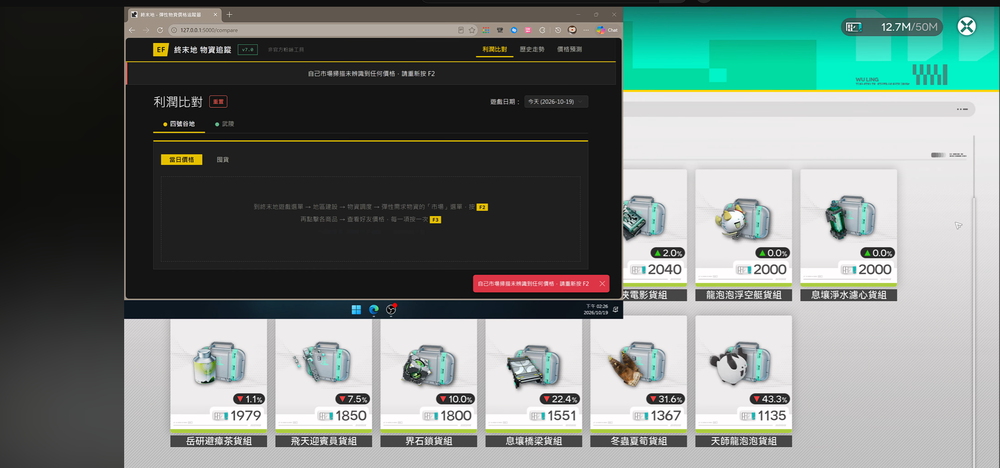
#> input picture 回報問題截圖.png, 1000 x 468 px, shrunk from 2239 x 1047 before the run
$ python -i preprocessor.py   (imports and definitions only)
#> lines starting #> are read from the running program, lines starting #| are printed output that depends on the picture
import cv2
import numpy as np


def preprocess_screenshot(image_path, output_path=None):
    """
    Preprocess a game screenshot for better OCR accuracy.
    Returns the path to the preprocessed image.
    """
#> called with image_path = '../回報問題截圖.png'
    img = cv2.imread(image_path)
#> img is the input picture: shape (468, 1000, 3); mean B, G, R 122.5, 127.1, 116.1
    if img is None:
        raise ValueError(f"Cannot read image: {image_path}")

    # Convert to grayscale
    gray = cv2.cvtColor(img, cv2.COLOR_BGR2GRAY)
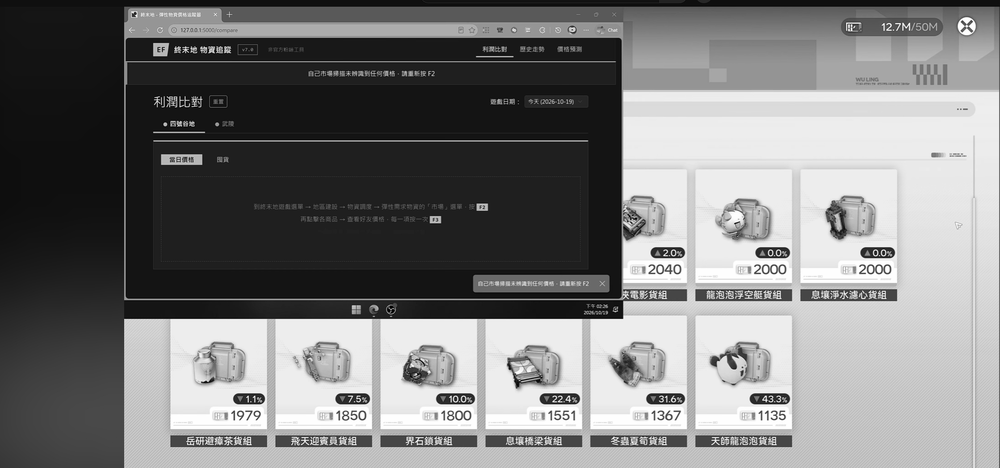
#> gray: shape (468, 1000); min 0, max 255, mean 123.4

    # Apply CLAHE for contrast enhancement
    clahe = cv2.createCLAHE(clipLimit=2.0, tileGridSize=(8, 8))
    enhanced = clahe.apply(gray)
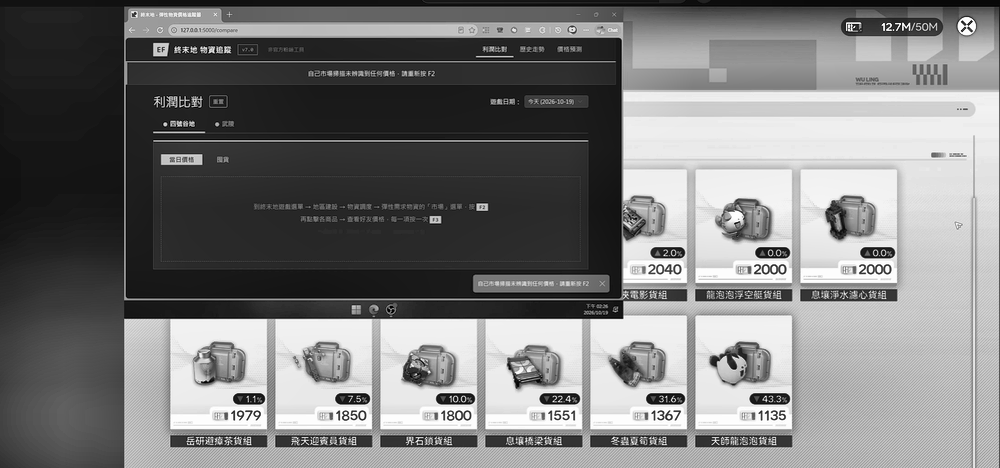
#> enhanced: shape (468, 1000); min 0, max 255, mean 122.5

    # Denoise
    denoised = cv2.fastNlMeansDenoising(enhanced, h=10)

    # Save preprocessed image
    if output_path is None:
        output_path = image_path.rsplit('.', 1)[0] + '_processed.png'
    cv2.imwrite(output_path, denoised)

    return output_path

>>> result = preprocess_screenshot('../回報問題截圖.png')
